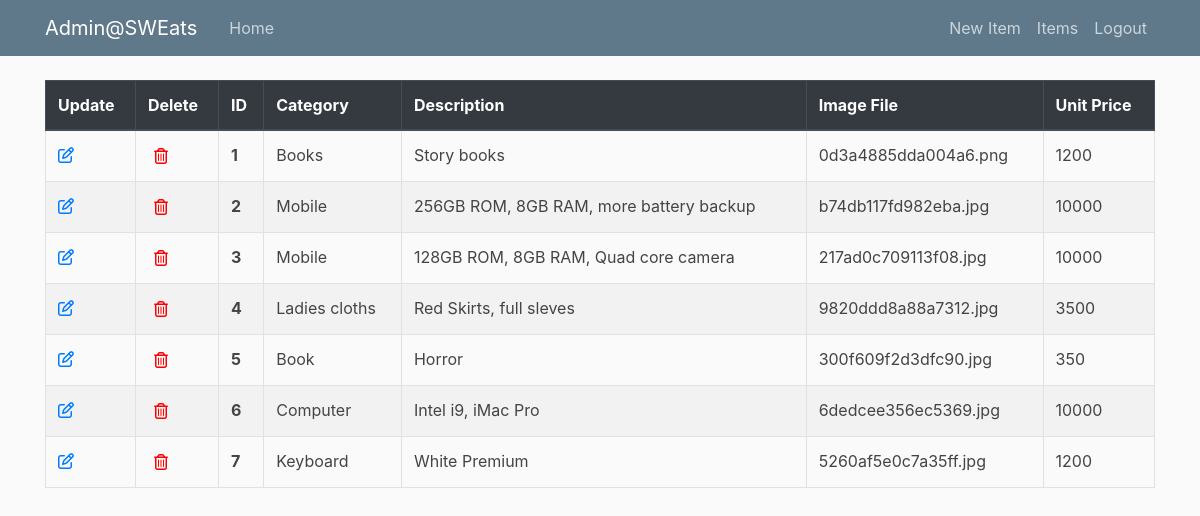
/admin/items (signed in), run on an earlier commit of the app's database.
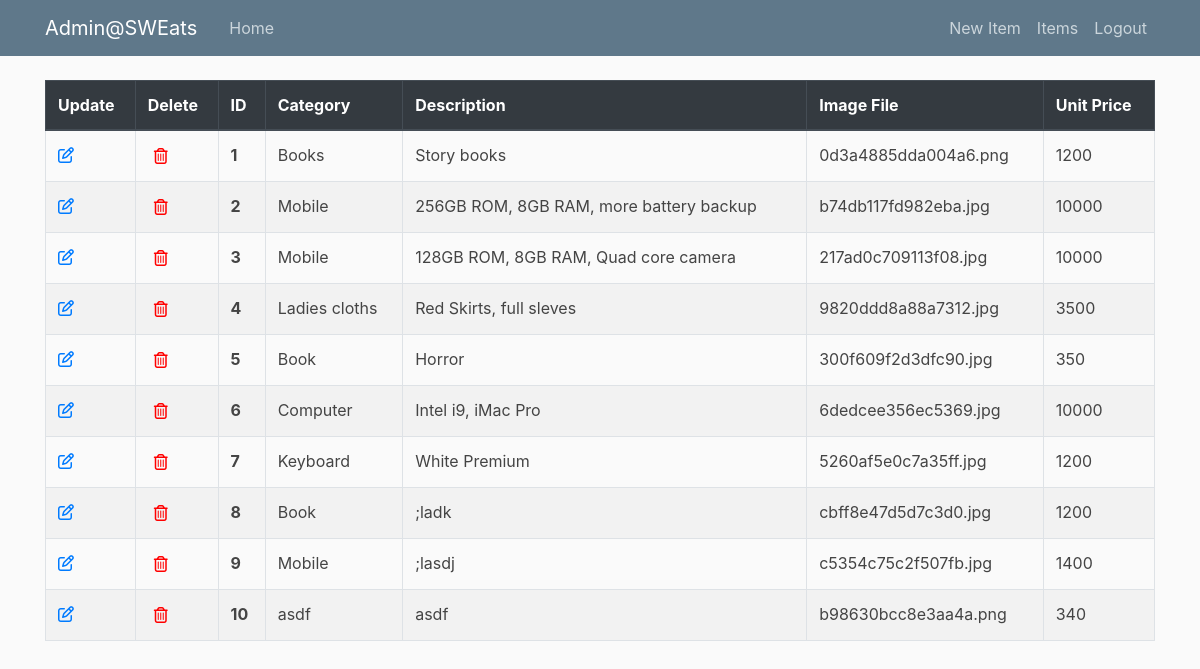
And on a later commit of the database.
### sweats/models.py (models this page shows, shortened)
class Item(db.Model):
    __tablename__ = 'items'
    id = db.Column(db.Integer , primary_key=True)
    category = db.Column(db.String(20))
    description = db.Column(db.String(200), nullable=False)
    image_file = db.Column(db.String(20), nullable=False)
    unit_price = db.Column(db.Integer , nullable=False)
    cart_items = db.relationship('Cart' , backref='item' , lazy=True)

### sweats/routes/admin_routes.py (the view)
@app.route('/admin/<model_name>')
@login_required
def model(model_name):
    model_instance = ''
    if model_name == "items":
        model_instance = Item
        title = "Items"
        template_name = 'items.html'
    items = model_instance.query.all()
    return render_template('admin/'+template_name, title=title, items=items)

### sweats/models.py (called while the page is built)
@login_manager.user_loader
def load_user(user_id):
    return Customer.query.get(int(user_id))

### sweats/templates/admin/items.html
{% extends "admin/home.html" %}
{% block nav %}
    <a class="nav-item nav-link" href="{{ url_for('new_model', model_name='item') }}">New Item</a>
{% endblock nav %}
{% block content %}
<table class="table table-bordered">
    <thead class="thead-dark">
    <tr>
        <th scope="col">Update</th>
        <th scope="col">Delete</th>
        <th scope="col">ID</th>
        <th scope="col">Category</th>
        <th scope="col">Description</th>
        <th scope="col">Image File</th>
        <th scope="col">Unit Price</th>
    </tr>
    </thead>
    <tbody>
    {% for item in items %}
        <tr class="table-row" data-href="#">
            <td><a href="{{ url_for('update_item', item_id=item.id) }}"><i class="far fa-edit"></i></a></td>
            <td><form class="delete-item-form" action="{{ url_for('delete_item', item_id=item.id) }}" method="POST"><button type="submit" class="delete-button"><i class="far fa-trash-alt"></i></button></form></td>
            <th scope="row">{{ item.id }}</th>
            <td>{{ item.category }}</td>
            <td>{{ item.description }}</td>
            <td>{{ item.image_file }}</td>
            <td>{{ item.unit_price }}</td>
        </tr>
    {% endfor %}
    </tbody>
</table>
{% endblock content %}

What changed in the data, as far as the page shows it:
added Item: id "8", category "Book", description ";ladk", image_file "cbff8e47d5d7c3d0.jpg", unit_price "1200"
added Item: id "9", category "Mobile", description ";lasdj", image_file "c5354c75c2f507fb.jpg", unit_price "1400"
added Item: id "10", category "asdf", description "asdf", image_file "b98630bcc8e3aa4a.png", unit_price "340"
